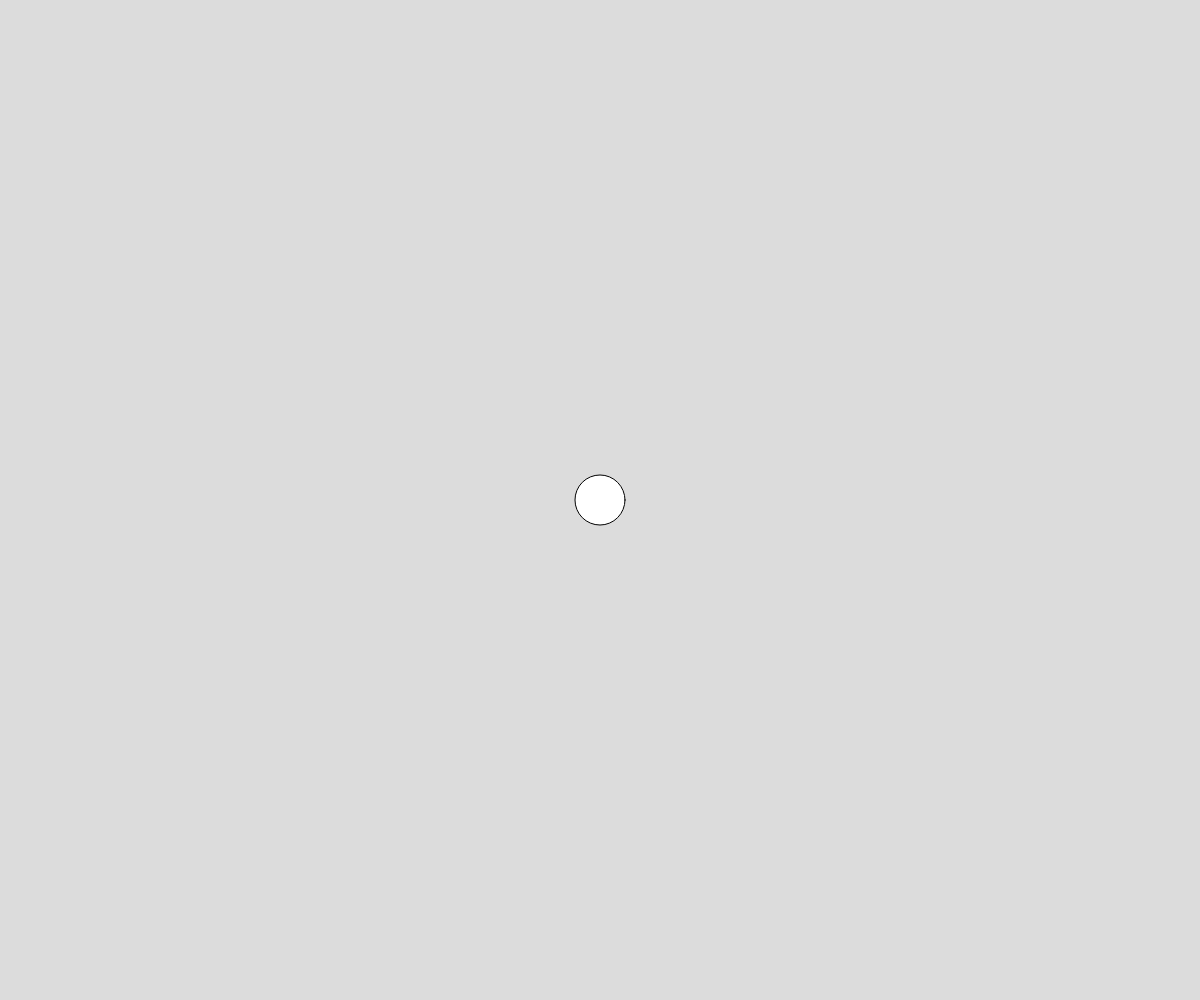
Frame 1 (no input)
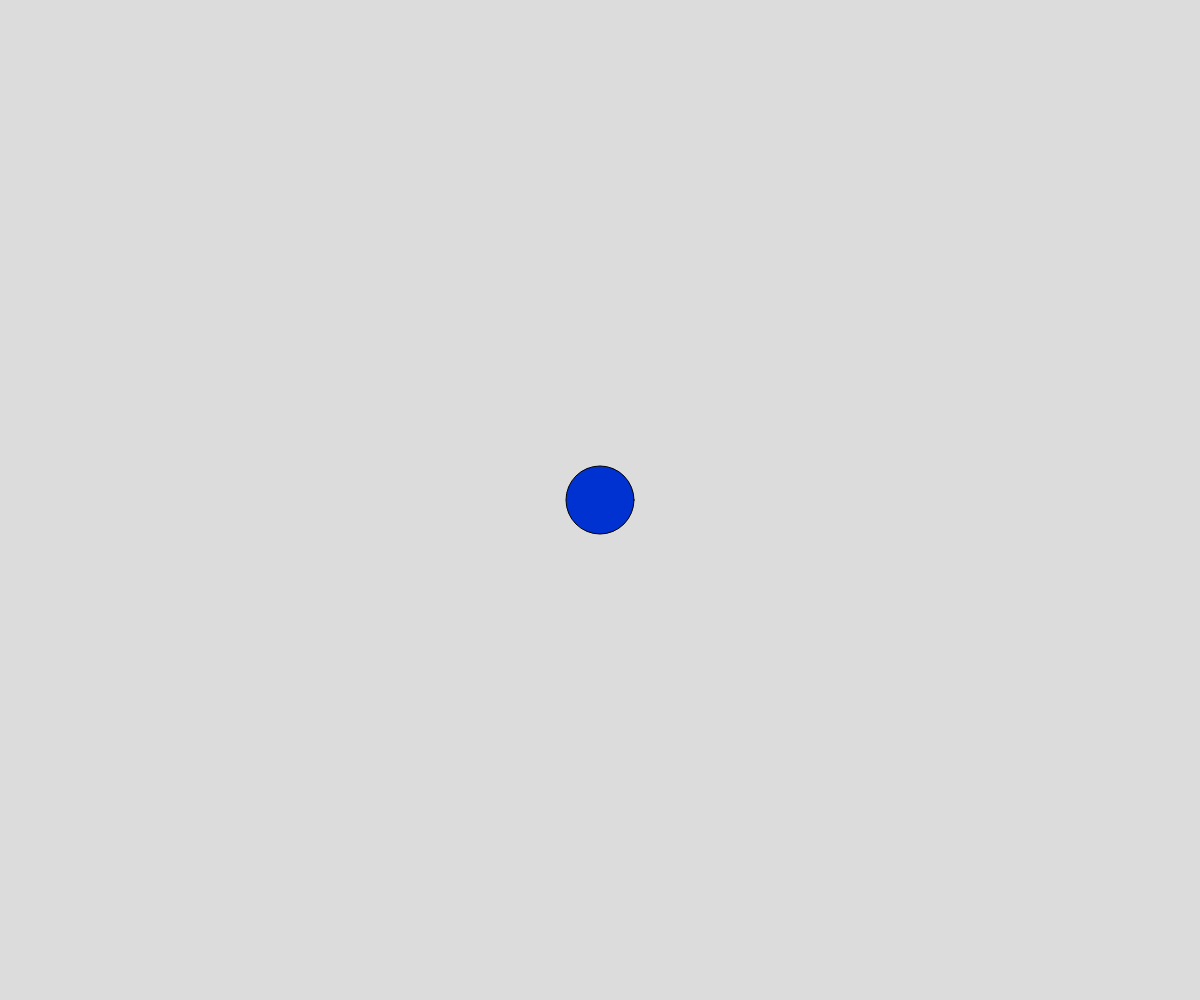
Frame 60 (no input)
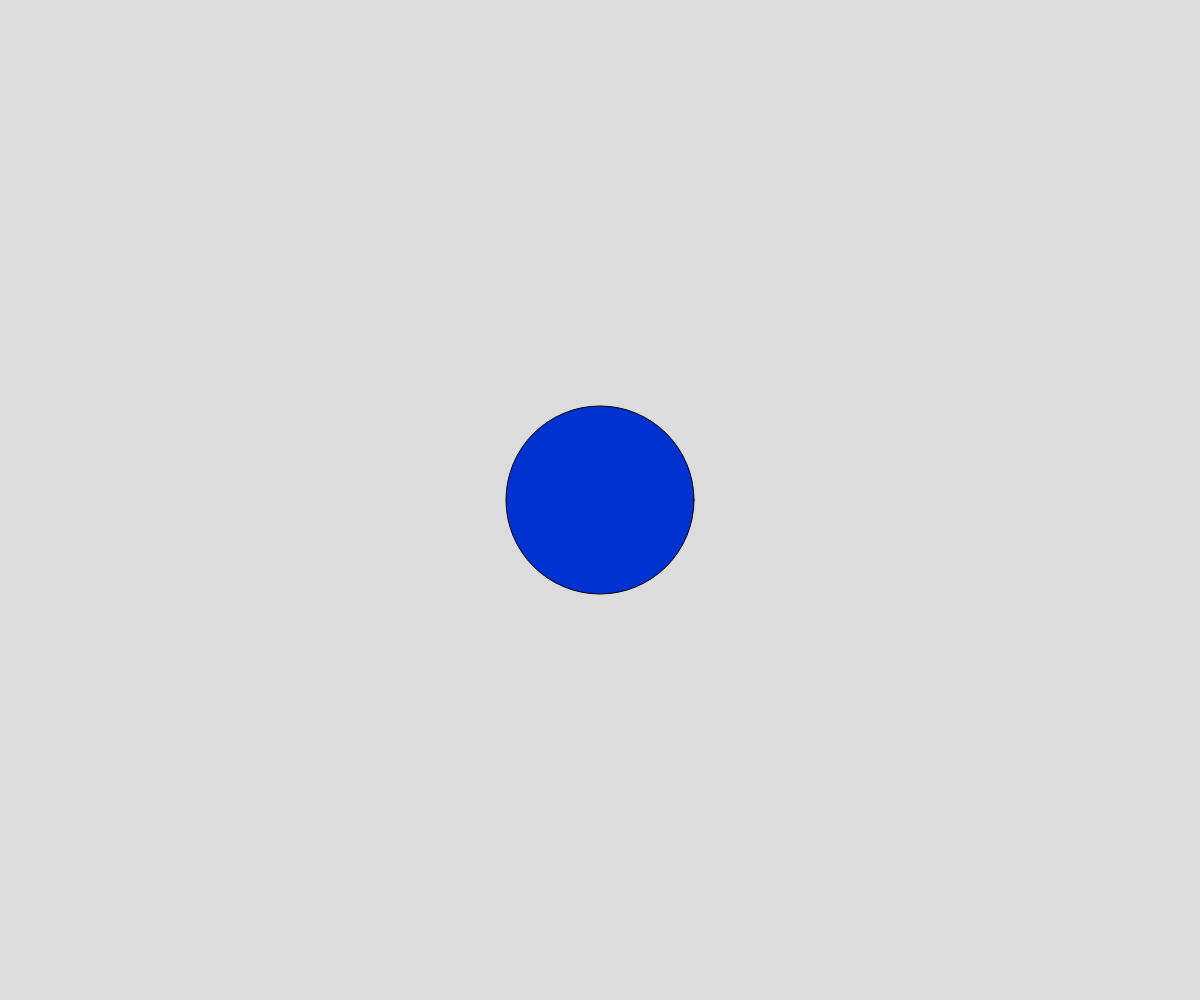
Frame 120 (the mouse pressed at the canvas centre since frame 60)

The p5.js sketch that drew these frames (run headless with seeded random() and noise() and a simulated clock; from frame 60 on, the mouse is pressed at the canvas centre):

// p5.js sketch
// ── sketch.js
let currentColor = 0;
let mycolor;
let circleSize = 50;
let growing = false;

function setup() {
  createCanvas(windowWidth, windowHeight);
  myColor = color(200,120,210);
}

function draw() {
  background(220);
  switch(currentColor){
    case 0:
      fill(255); break;
    case 1:
      fill(myColor); break;
    case 2:
      fill(0,50,210); break;
  }
  if(frameCount %10 ===0){
    currentColor+=1;
    if (currentColor>2) currentColor = 0;
  }

  circle(width/2, height/2, circleSize);

  if(growing) circleSize += 2;
  else circleSize -= 2;
}

function keyPressed(){
  if(key==="a"){
    growing = !growing;
  }
}
